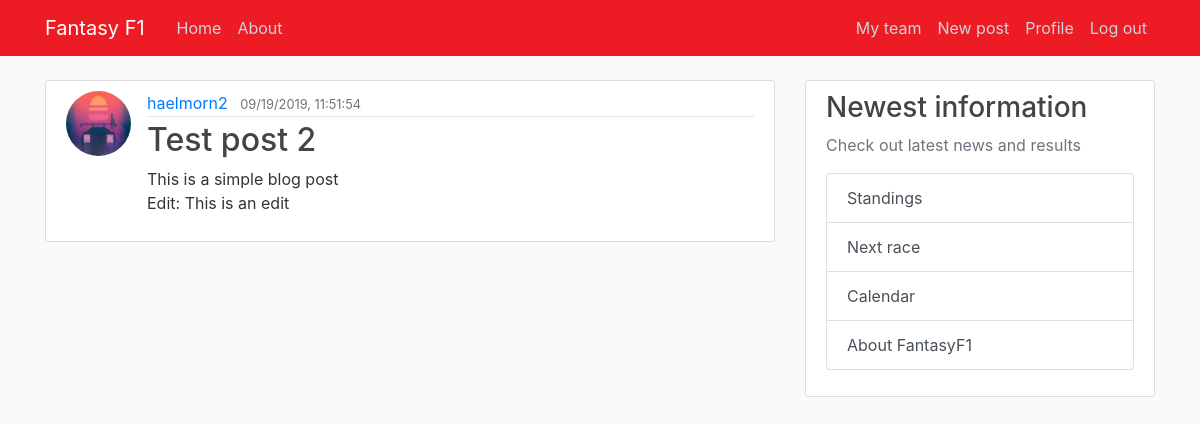
The app's page /post/2 (signed in) with its own data.
### fantasyf1/models.py (models this page shows, shortened)
class User(db.Model, UserMixin):
    id = db.Column(db.Integer, primary_key=True)
    username = db.Column(db.String(20), unique=True, nullable=False)
    email = db.Column(db.String(120), unique=True, nullable=False)
    image_file = db.Column(db.String(20), nullable=False, default='default.jpg')
    password = db.Column(db.String(60), nullable=False)
    posts = db.relationship('Post', backref='author', lazy=True)
    team = db.relationship('Team', backref='head', lazy=True)

class Post(db.Model):
    id = db.Column(db.Integer, primary_key=True)
    title = db.Column(db.String(100), nullable=False)
    date_posted = db.Column(db.DateTime, nullable=False, default=datetime.utcnow)
    content = db.Column(db.Text, nullable=False)
    user_id = db.Column(db.Integer, db.ForeignKey('user.id'), nullable=False)

### fantasyf1/posts/routes.py (the view)
@posts.route("/post/<int:post_id>")
def post(post_id: int):
    post = Post.query.get_or_404(post_id)
    return render_template("post.html", title=post.title, post=post)

### fantasyf1/models.py (called while the page is built)
@login_manager.user_loader
def load_user(user_id):
    return User.query.get(int(user_id))

### fantasyf1/templates/post.html (shortened to what this page needs)
{% extends "layout.html" %}
{% block content %}
    <article class="media content-section">
      <img class="rounded-circle article-img" src="{{ url_for('static', filename='profile_pictures/' + post.author.image_file) }}"> </img>
        <div class="media-body">
          <div class="article-metadata">
            <a class="mr-2" href="{{ url_for('users.user_posts', username=post.author.username)}}">{{ post.author.username }}</a>
            <small class="text-muted">{{ post.date_posted.strftime("%m/%d/%Y, %H:%M:%S") }}</small>
          </div>
          <h2 class='article-title'>{{ post.title }}</h2>
          <p class="article-content">{{ post.content }}</p>
        </div>
    </article>
{% endblock content %}

### fantasyf1/static/main.css (style rules this page uses)
body { background: #fafafa; color: #333333; margin-top: 5rem; }
h1, h2, h3, h4, h5, h6 { color: #444444; }
.content-section { background: #ffffff; padding: 10px 20px; border: 1px solid #dddddd; border-radius: 3px; margin-bottom: 20px; }
.article-title { color: #444444; }
.article-content { white-space: pre-line; }
.article-img { height: 65px; width: 65px; margin-right: 16px; }
.article-metadata { padding-bottom: 1px; margin-bottom: 4px; border-bottom: 1px solid #e3e3e3 }

### records on screen
User: image_file (picture), author.username "haelmorn2"
Post: date_posted "09/19/2019, 11:51:54", title "Test post 2", content "This is a simple blog post Edit: This is an edit"
